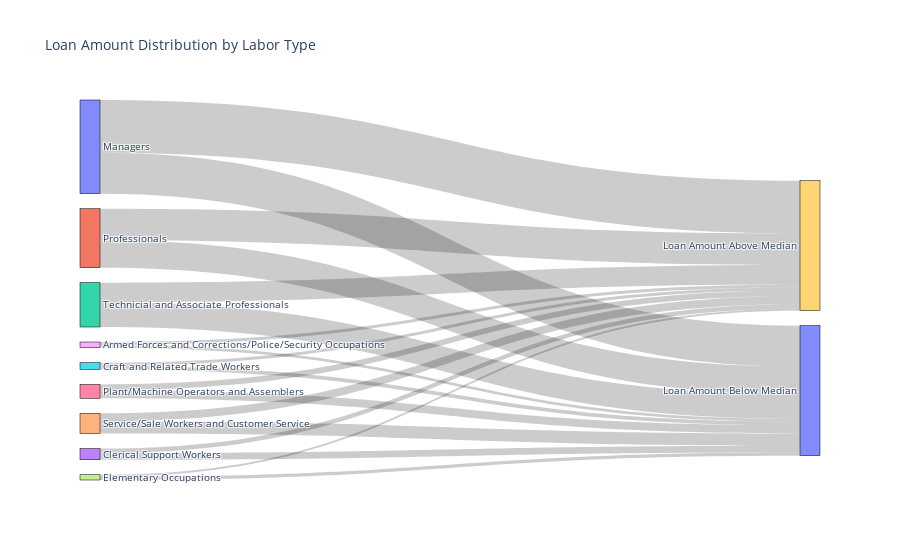

Notebook code for this chart:
### Code cell
fig = go.Figure(data=[go.Sankey(
    node = dict(
      pad = 15,
      thickness = 20,
      line = dict(color = "black", width = 0.5),
      label = labels,
      #color = "blue"
    ),
    link = dict(
      source = source,
      target = target,
      value = value
  ))])

fig.update_layout(title_text="Loan Amount Distribution by Labor Type", font_size=10)
fig.show()

### Figure 1 — Plotly figure (JSON) as saved in the notebook; plotly's stock layout.template omitted (floating-point values rounded to 4 significant figures)
{"data": [{"link": {"source": [0, 0, 1, 1, 2, 2, 3, 3, 4, 4, 5, 5, 6, 6, 7, 7, 8, 8], "target": [9, 10, 9, 10, 9, 10, 9, 10, 9, 10, 9, 10, 9, 10, 9, 10, 9, 10], "value": [321954, 249765, 192454, 167197, 118873, 151439, 27666, 40470, 47738, 75531, 18258, 22191, 35549, 49813, 11996, 20008, 18268, 16781]}, "node": {"label": ["Managers", "Professionals", "Technicial and Associate Professionals", "Clerical Support Workers", "Service/Sale Workers and Customer Service", "Craft and Related Trade Workers", "Plant/Machine Operators and Assemblers", "Elementary Occupations", "Armed Forces and Corrections/Police/Security Occupations", "Loan Amount Above Median", "Loan Amount Below Median"], "line": {"color": "black", "width": 0.5}, "pad": 15, "thickness": 20}, "type": "sankey"}], "layout": {"font": {"size": 10}, "title": {"text": "Loan Amount Distribution by Labor Type"}}}
